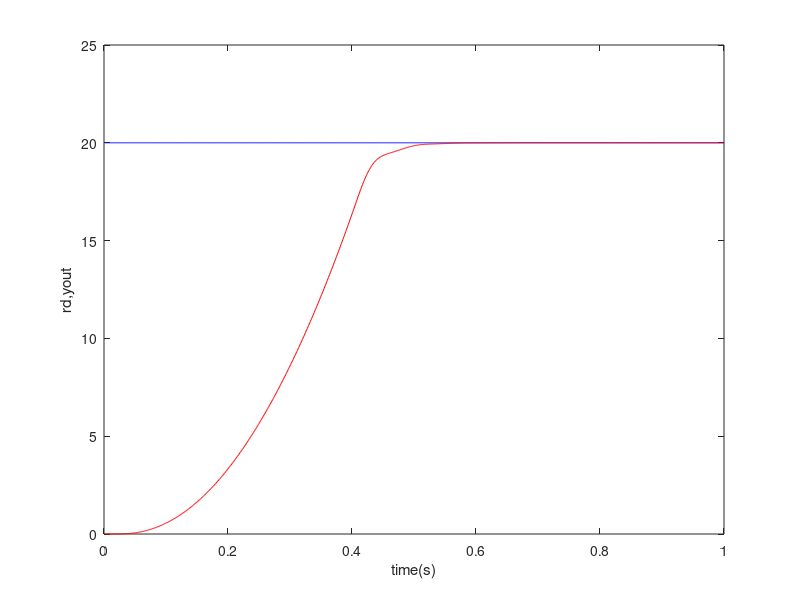
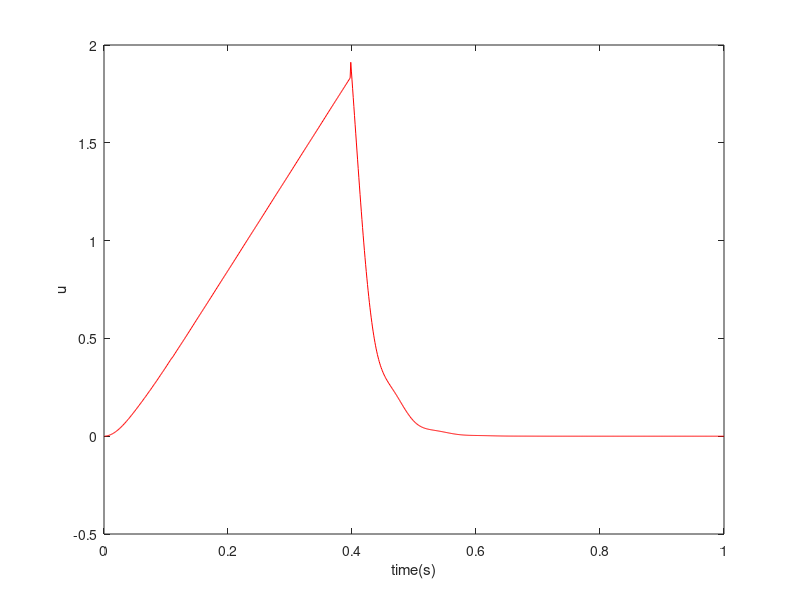
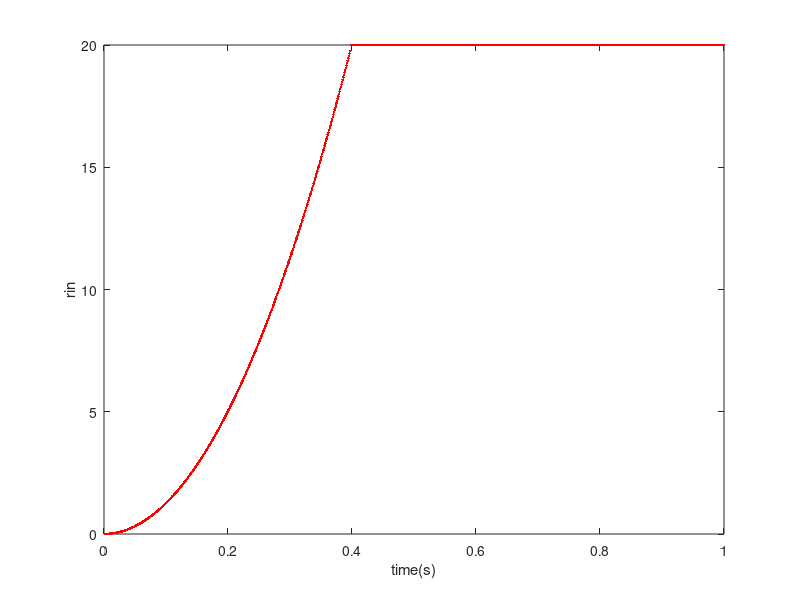

Reproduce these figures in MATLAB, in order.
%PID Controller with Gradual approaching input value
clear all;
close all;

ts = 0.001;
sys = tf(5.235e005,[1,87.35,1.047e004,0]);
dsys = c2d(sys,ts,'z');
[num,den] = tfdata(dsys,'v');

u_1 = 0.0;u_2 = 0.0;u_3 = 0.0;u_4 = 0;u_5 = 0;
y_1 = 0.0;y_2 = 0.0;y_3 = 0.0;
error_1 = 0;error_2 = 0;ei = 0;

kp = 0.50;ki = 0.05;
rate = 0.25;
rini = 0.0;

for k = 1:1:1000
    time(k) = k*ts;
    rd = 20; %Step Signal
    r(k) = rd;
    %Linear model
    yout(k)=-den(2)*y_1-den(3)*y_2-den(4)*y_3+num(2)*u_1+num(3)*u_2+num(4)*u_3;%plant
    
    M = 2;
    if M == 1 %Using simple PID
        rin(k) = rd;
    end
    if M == 2 %Using Gradual approaching input value
        if rini<rd-0.25
            rini = rini+k*ts*rate;
        elseif rini>rd+0.25
            rini = rini - k*ts*rate;
        else
            rini = rd;
        end
        rin(k) = rini;
    end
    
    error(k) = rin(k)-yout(k);
    %PID with I separation
    if abs(error(k))<=0.8
        ei = ei + error(k)*ts;
    else
        ei = 0;
    end
    u(k) = kp*error(k)+ki*ei;
    
    if u(k)>=10
        u(k) = 10;
    end
    if u(k)<=-10
        u(k) = -10;
    end
    
    %----------------Return of PID parameter-----------------
    rin_1 = rin(k);
    u_3 = u_2;u_2 = u_1;u_1 = u(k);
    y_3 = y_2;y_2 = y_1;y_1 = yout(k);
    
    error_2 = error_1;
    error_1 = error(k);
end

figure(1);
plot(time,r,'b',time,yout,'r');
xlabel('time(s)');ylabel('rd,yout');
figure(2);
plot(time,u,'r');
xlabel('time(s)');ylabel('u');
figure(3);
plot(time,rin,'r.');
xlabel('time(s)');ylabel('rin');
        
